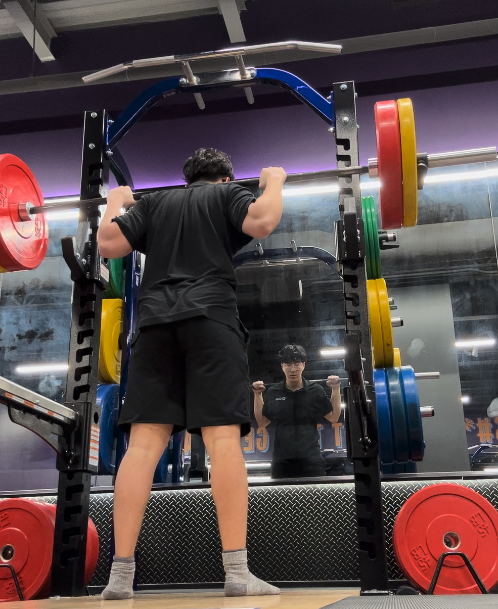
#> input picture darren_squat.png, 498 x 609 px
$ python main.py
#> lines starting #> are read from the running program, lines starting #| are printed output that depends on the picture
import cv2 as cv
import sys
img = cv.imread(cv.samples.findFile("darren_squat.png"))
#> img is the input picture: shape (609, 498, 3); mean B, G, R 71.9, 71, 85.1
if img is None:
    sys.exit("Could not read the image.")
hsv = cv.cvtColor(img, cv.COLOR_BGR2GRAY)
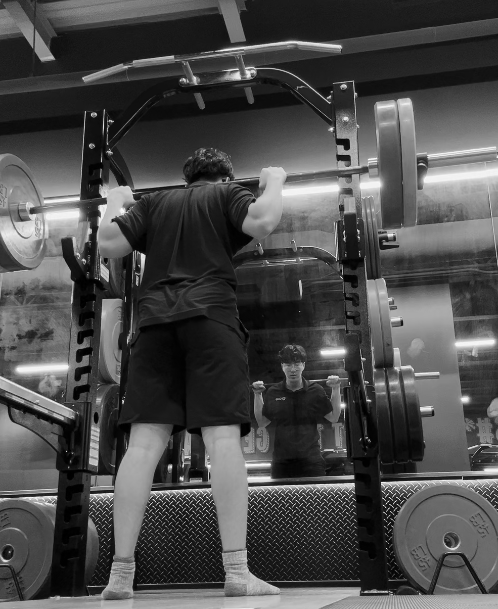
#> hsv: shape (609, 498); min 0, max 254, mean 75.3

cv.HOGDescriptor()

cv.imshow("Display window", hsv)
k = cv.waitKey(0)
#> (key Esc is pressed here)
if k == ord("s"):
    cv.imwrite("starry_night.png", img)
